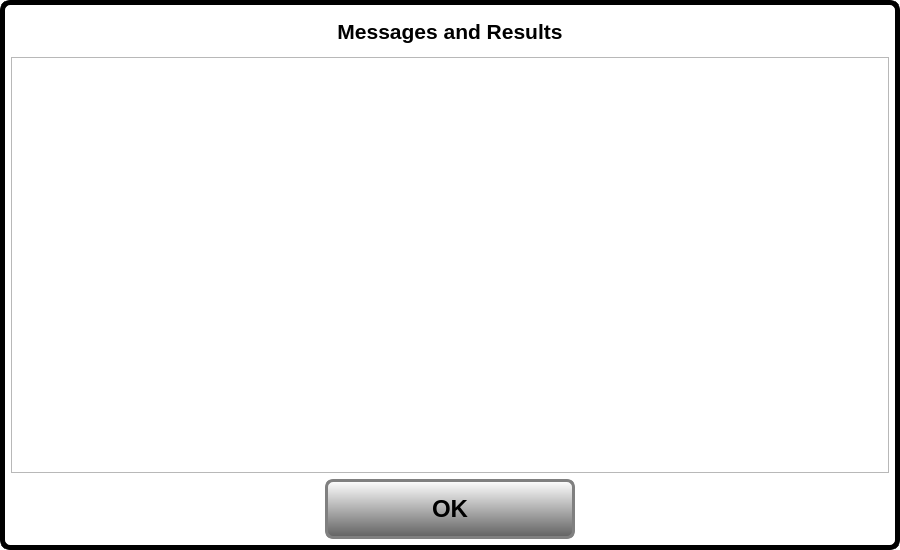
<?xml version="1.0" encoding="UTF-8"?>
<ui version="4.0">
 <class>failure</class>
 <widget class="QDialog" name="failure">
  <property name="geometry">
   <rect>
    <x>0</x>
    <y>0</y>
    <width>900</width>
    <height>550</height>
   </rect>
  </property>
  <property name="minimumSize">
   <size>
    <width>900</width>
    <height>550</height>
   </size>
  </property>
  <property name="windowTitle">
   <string>Error Condition ...</string>
  </property>
  <property name="autoFillBackground">
   <bool>false</bool>
  </property>
  <property name="styleSheet">
   <string notr="true">QDialog#failure
{
border-style:outset;
border-radius:10px;
border: 5px solid black;
color: black;
background-color: white;
}</string>
  </property>
  <layout class="QHBoxLayout" name="horizontalLayout">
   <item>
    <layout class="QVBoxLayout" name="layVert">
     <item>
      <widget class="QLabel" name="lblWarning">
       <property name="minimumSize">
        <size>
         <width>0</width>
         <height>40</height>
        </size>
       </property>
       <property name="font">
        <font>
         <pointsize>16</pointsize>
         <weight>75</weight>
         <bold>true</bold>
        </font>
       </property>
       <property name="autoFillBackground">
        <bool>false</bool>
       </property>
       <property name="styleSheet">
        <string notr="true"> QLabel#lblWarning
{
background-color: white
}</string>
       </property>
       <property name="text">
        <string>Messages and Results</string>
       </property>
       <property name="alignment">
        <set>Qt::AlignCenter</set>
       </property>
      </widget>
     </item>
     <item>
      <widget class="QTextEdit" name="txtReasons"/>
     </item>
     <item>
      <layout class="QHBoxLayout" name="layButDone">
       <item>
        <spacer name="spcLeft">
         <property name="orientation">
          <enum>Qt::Horizontal</enum>
         </property>
         <property name="sizeHint" stdset="0">
          <size>
           <width>40</width>
           <height>20</height>
          </size>
         </property>
        </spacer>
       </item>
       <item>
        <widget class="QPushButton" name="butDone">
         <property name="minimumSize">
          <size>
           <width>250</width>
           <height>60</height>
          </size>
         </property>
         <property name="font">
          <font>
           <pointsize>18</pointsize>
           <weight>75</weight>
           <bold>true</bold>
          </font>
         </property>
         <property name="styleSheet">
          <string notr="true">QPushButton#butDone
{
background-color: qlineargradient(spread:repeat, x1:0, y1:1, x2:0, y2:0, stop:0 rgba(96,96,96, 255), stop:1 rgba(255, 255, 255, 255));
border-style:outset;
border-radius:8px;
border:3px solid gray;
}

QPushButton#butDone:pressed {
    background-color: rgb(224, 0, 0);
    border-style: inset;
}</string>
         </property>
         <property name="text">
          <string>OK</string>
         </property>
        </widget>
       </item>
       <item>
        <spacer name="spcRight">
         <property name="orientation">
          <enum>Qt::Horizontal</enum>
         </property>
         <property name="sizeHint" stdset="0">
          <size>
           <width>40</width>
           <height>20</height>
          </size>
         </property>
        </spacer>
       </item>
      </layout>
     </item>
    </layout>
   </item>
  </layout>
 </widget>
 <resources/>
 <connections/>
</ui>
